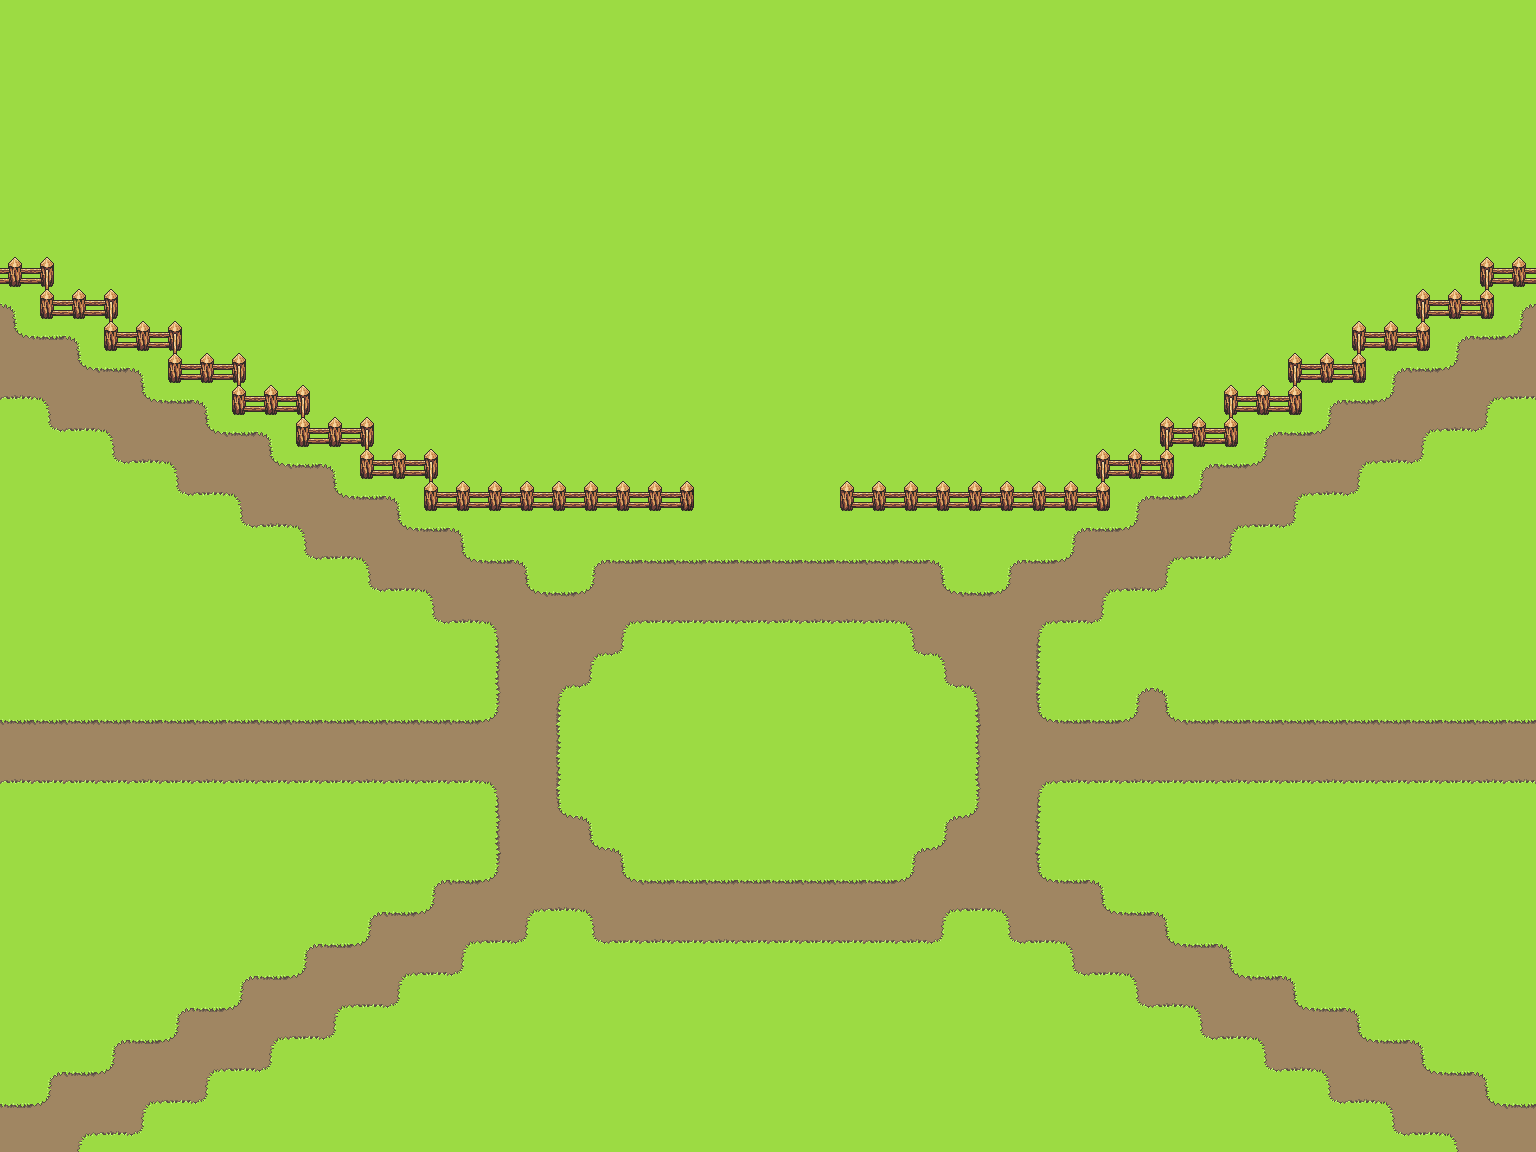

This game map was drawn from its Tiled (.tmx) file and the tilesets committed beside it. A one-line description and the trimmed map source follow:
An orthogonal 48x36 tile map with 32x32 px tiles, 2 tile layers (terrain, tile_objects), 3 tilesets and 33 objects.

<map version="1.10" tiledversion="1.11.2" orientation="orthogonal" renderorder="right-up" width="48" height="36" tilewidth="32" tileheight="32" infinite="0" nextlayerid="13" nextobjectid="47">
 <tileset firstgid="1" name="basic_terrain" tilewidth="32" tileheight="32" tilecount="160" columns="10">
  <image source="../tilesets/basic_terrain/terrain_tiles_v2.png" width="320" height="512" />
  <wangsets>
   <wangset name="Basic" type="corner" tile="-1">
    <wangcolor name="Dirt" color="#ff0000" tile="-1" probability="1" />
    <wangcolor name="Grass" color="#00ff00" tile="-1" probability="1" />
    <wangcolor name="Hills" color="#0000ff" tile="-1" probability="1" />
    <wangtile tileid="0" wangid="0,0,0,1,0,0,0,0" />
    <wangtile tileid="1" wangid="0,2,0,1,0,1,0,2" />
    <wangtile tileid="2" wangid="0,0,0,0,0,1,0,0" />
    <wangtile tileid="10" wangid="0,1,0,1,0,2,0,2" />
    <wangtile tileid="11" wangid="0,1,0,1,0,1,0,1" />
    <wangtile tileid="12" wangid="0,2,0,2,0,1,0,1" />
    <wangtile tileid="20" wangid="0,1,0,0,0,0,0,0" />
    <wangtile tileid="21" wangid="0,1,0,2,0,2,0,1" />
    <wangtile tileid="22" wangid="0,0,0,0,0,0,0,1" />
    <wangtile tileid="40" wangid="0,0,0,2,0,0,0,0" />
    <wangtile tileid="41" wangid="0,1,0,2,0,2,0,1" />
    <wangtile tileid="42" wangid="0,0,0,0,0,2,0,0" />
    <wangtile tileid="44" wangid="0,0,0,3,0,0,0,0" />
    <wangtile tileid="45" wangid="0,0,0,3,0,3,0,0" />
    <wangtile tileid="46" wangid="0,0,0,0,0,3,0,0" />
    <wangtile tileid="50" wangid="0,2,0,2,0,1,0,1" />
    <wangtile tileid="51" wangid="0,2,0,2,0,2,0,2" />
    <wangtile tileid="52" wangid="0,1,0,1,0,2,0,2" />
    <wangtile tileid="54" wangid="0,3,0,3,0,0,0,0" />
    <wangtile tileid="56" wangid="0,0,0,0,0,3,0,3" />
    <wangtile tileid="60" wangid="0,2,0,0,0,0,0,0" />
    <wangtile tileid="61" wangid="0,2,0,1,0,1,0,2" />
    <wangtile tileid="62" wangid="0,0,0,0,0,0,0,2" />
    <wangtile tileid="64" wangid="0,3,0,0,0,0,0,0" />
    <wangtile tileid="65" wangid="0,3,0,0,0,0,0,3" />
    <wangtile tileid="66" wangid="0,0,0,0,0,0,0,3" />
    <wangtile tileid="84" wangid="0,1,0,2,0,1,0,1" />
    <wangtile tileid="85" wangid="0,1,0,1,0,2,0,1" />
    <wangtile tileid="86" wangid="0,2,0,1,0,2,0,2" />
    <wangtile tileid="87" wangid="0,2,0,2,0,1,0,2" />
    <wangtile tileid="94" wangid="0,2,0,1,0,1,0,1" />
    <wangtile tileid="95" wangid="0,1,0,1,0,1,0,2" />
    <wangtile tileid="96" wangid="0,1,0,2,0,2,0,2" />
    <wangtile tileid="97" wangid="0,2,0,2,0,2,0,1" />
    <wangtile tileid="100" wangid="0,0,0,1,0,0,0,1" />
    <wangtile tileid="101" wangid="0,1,0,0,0,1,0,0" />
   </wangset>
  </wangsets>
 </tileset>
 <tileset firstgid="161" name="basic_assets" tilewidth="139" tileheight="193" tilecount="20" columns="0">
  <grid orientation="orthogonal" width="1" height="1" />
  <tile id="0">
   <image source="../tilesets/basic_assets/house.png" width="139" height="193" />
  </tile>
  <tile id="1">
   <image source="../tilesets/basic_assets/log_1.png" width="12" height="32" />
  </tile>
  <tile id="18">
   <image source="../tilesets/basic_assets/log_2.png" width="12" height="28" />
  </tile>
  <tile id="19">
   <image source="../tilesets/basic_assets/log_3.png" width="28" height="29" />
  </tile>
  <tile id="2">
   <image source="../tilesets/basic_assets/log_4.png" width="42" height="14" />
  </tile>
  <tile id="3">
   <image source="../tilesets/basic_assets/sign_1.png" width="26" height="32" />
  </tile>
  <tile id="4">
   <image source="../tilesets/basic_assets/sign_2.png" width="30" height="33" />
  </tile>
  <tile id="20">
   <image source="../tilesets/basic_assets/sign_3.png" width="30" height="44" />
  </tile>
  <tile id="5">
   <image source="../tilesets/basic_assets/stump_1.png" width="22" height="15" />
  </tile>
  <tile id="6">
   <image source="../tilesets/basic_assets/stump_2.png" width="16" height="14" />
  </tile>
  <tile id="7">
   <image source="../tilesets/basic_assets/stump_3.png" width="40" height="28" />
  </tile>
  <tile id="8">
   <image source="../tilesets/basic_assets/tree_a1.png" width="52" height="92" />
  </tile>
  <tile id="11">
   <image source="../tilesets/basic_assets/tree_a2.png" width="52" height="92" />
  </tile>
  <tile id="12">
   <image source="../tilesets/basic_assets/tree_a3.png" width="52" height="92" />
  </tile>
  <tile id="9">
   <image source="../tilesets/basic_assets/tree_b1.png" width="61" height="95" />
  </tile>
  <tile id="13">
   <image source="../tilesets/basic_assets/tree_b2.png" width="61" height="95" />
  </tile>
  <tile id="14">
   <image source="../tilesets/basic_assets/tree_b3.png" width="61" height="95" />
  </tile>
  <tile id="10">
   <image source="../tilesets/basic_assets/tree_c1.png" width="80" height="128" />
  </tile>
  <tile id="17">
   <image source="../tilesets/basic_assets/tree_c2.png" width="80" height="128" />
  </tile>
  <tile id="16">
   <image source="../tilesets/basic_assets/tree_c3.png" width="80" height="128" />
  </tile>
 </tileset>
 <tileset firstgid="182" name="fence" tilewidth="32" tileheight="32" tilecount="16" columns="4">
  <image source="../tilesets/basic_terrain/fence_tiles.png" width="128" height="128" />
  <wangsets>
   <wangset name="Fence" type="edge" tile="-1">
    <wangcolor name="Fence" color="#ff0000" tile="-1" probability="1" />
    <wangtile tileid="0" wangid="0,0,1,0,1,0,0,0" />
    <wangtile tileid="1" wangid="0,0,1,0,1,0,1,0" />
    <wangtile tileid="2" wangid="0,0,0,0,1,0,1,0" />
    <wangtile tileid="3" wangid="0,0,0,0,1,0,0,0" />
    <wangtile tileid="4" wangid="1,0,1,0,1,0,0,0" />
    <wangtile tileid="5" wangid="1,0,1,0,1,0,1,0" />
    <wangtile tileid="6" wangid="1,0,0,0,1,0,1,0" />
    <wangtile tileid="7" wangid="1,0,0,0,1,0,0,0" />
    <wangtile tileid="8" wangid="1,0,1,0,0,0,0,0" />
    <wangtile tileid="9" wangid="1,0,1,0,0,0,1,0" />
    <wangtile tileid="10" wangid="1,0,0,0,0,0,1,0" />
    <wangtile tileid="11" wangid="1,0,0,0,0,0,0,0" />
    <wangtile tileid="12" wangid="0,0,1,0,0,0,0,0" />
    <wangtile tileid="13" wangid="0,0,1,0,0,0,1,0" />
    <wangtile tileid="14" wangid="0,0,0,0,0,0,1,0" />
   </wangset>
  </wangsets>
 </tileset>
 <layer id="1" name="terrain" width="48" height="36">
  <data>[1728 cells, 1728 non-empty, 18 distinct tile ids]</data>
 </layer>
 <layer id="12" name="tile_objects" width="48" height="36">
  <data>[1728 cells, 58 non-empty, 7 distinct tile ids]</data>
 </layer>
 <objectgroup id="7" name="objects">
  <object id="4" gid="161" x="1102" y="702" width="139" height="193" />
  <object id="5" gid="170" x="1038" y="660" width="61" height="95" />
  <object id="34" gid="171" x="-56" y="593" width="80" height="128" />
  <object id="35" gid="171" x="-44.0568" y="509.409" width="80" height="128" />
  <object id="36" gid="171" x="-45" y="727" width="80" height="128" />
  <object id="37" gid="171" x="-21" y="658" width="80" height="128" />
  <object id="38" gid="171" x="-74" y="858" width="80" height="128" />
  <object id="39" gid="171" x="-43" y="929" width="80" height="128" />
  <object id="40" gid="171" x="-20" y="1065" width="80" height="128" />
  <object id="41" gid="171" x="-18" y="987" width="80" height="128" />
  <object id="10" gid="170" x="1484" y="428" width="61" height="95" />
  </objectgroup>
 <objectgroup id="11" name="hitboxes">
  <!-- 20 objects omitted --></objectgroup>
</map>
<!-- 22 of 33 objects omitted -->
